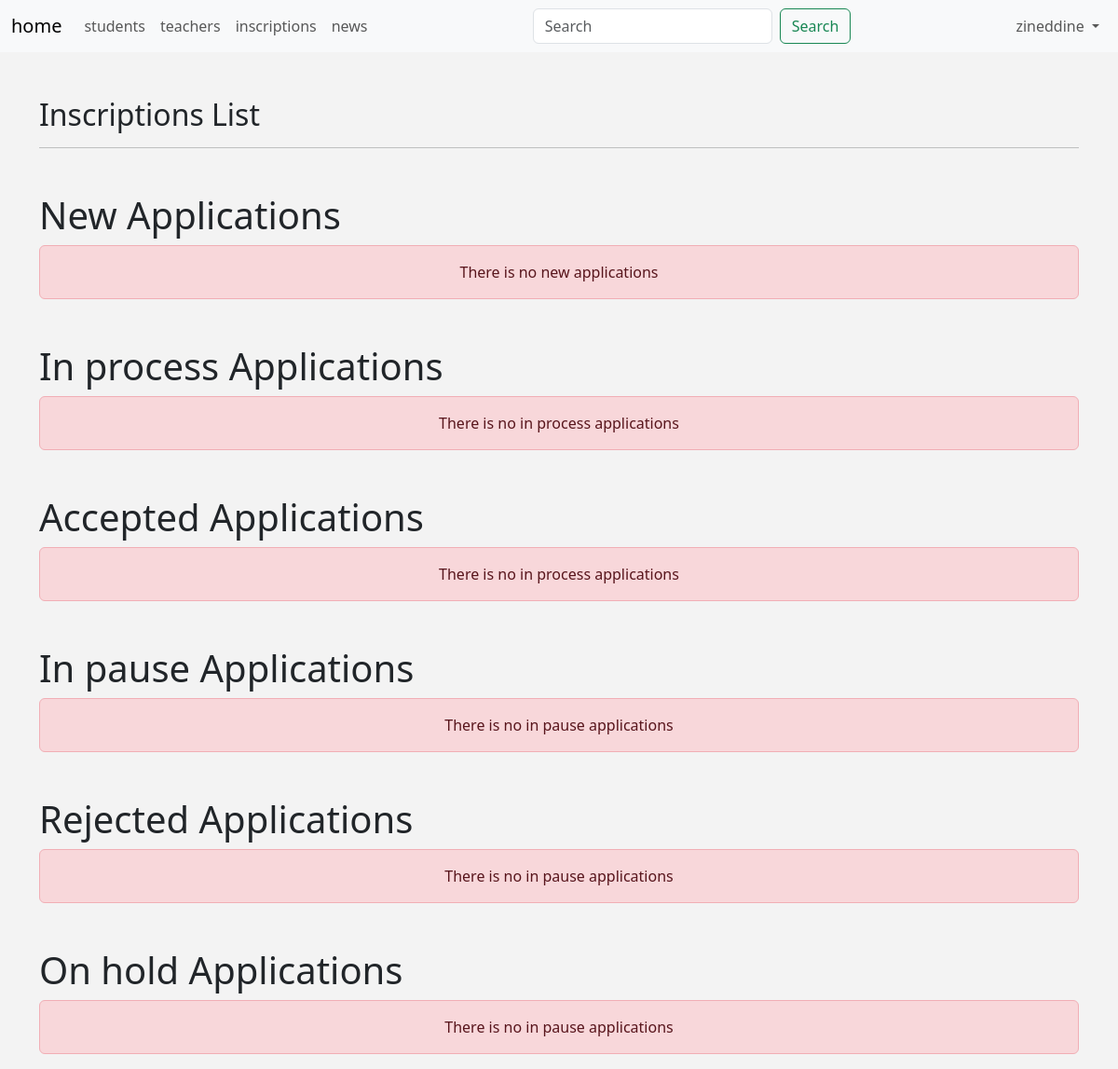
Page /admin/inscriptions.php (signed in) on the earlier database version.
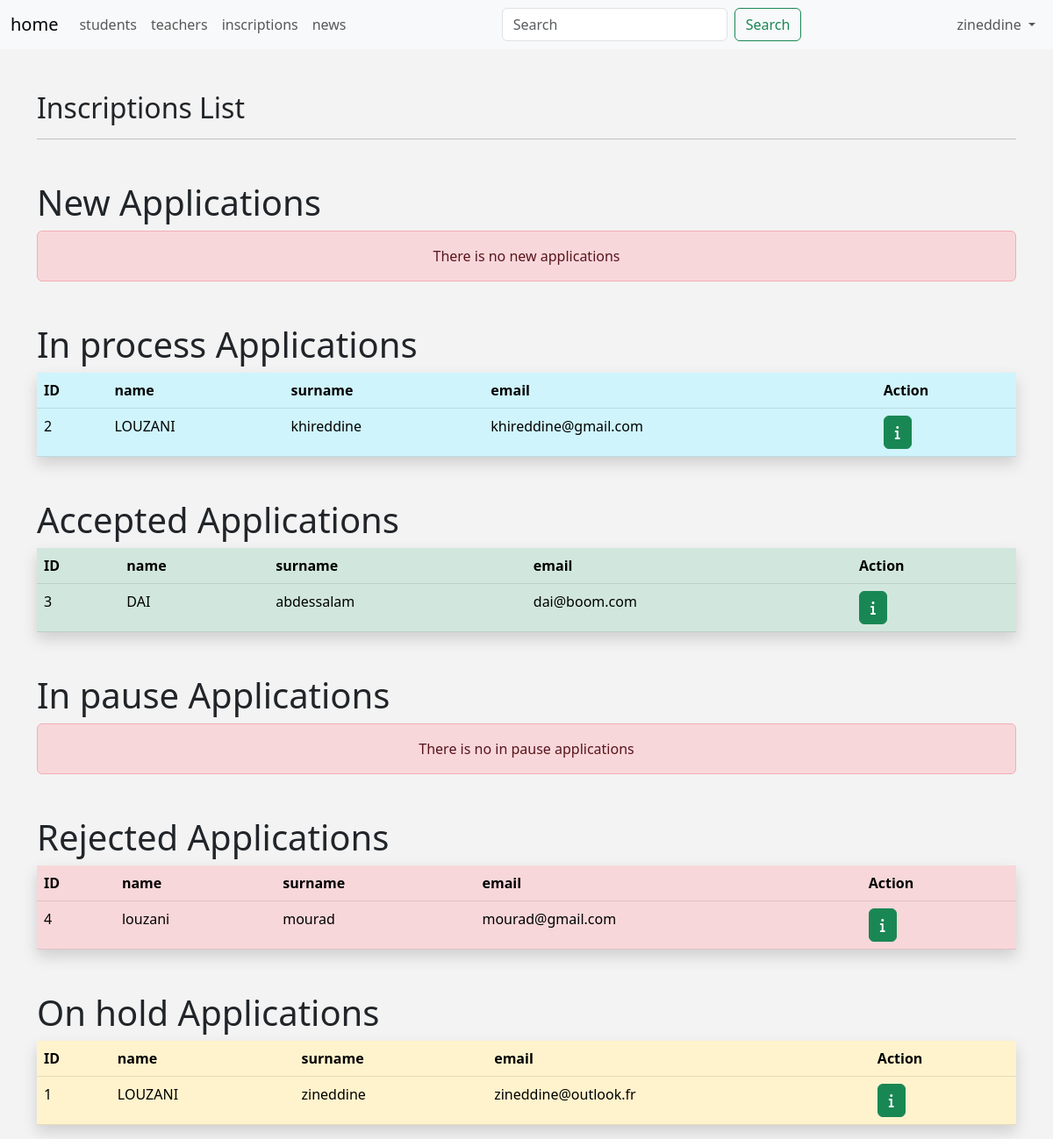
Same page on the later database version.
### tables this page shows
CREATE TABLE `Inscriptions` (
  `id` int(11) NOT NULL,
  `nom` varchar(50) NOT NULL,
  `prenom` varchar(50) NOT NULL,
  `email` varchar(255) NOT NULL,
  `date_naissance` date NOT NULL,
  `sexe` enum('F','M') NOT NULL,
  `telephone` varchar(20) NOT NULL,
  `statut_demande` enum('envoyee','en cours de traitement','en pause','acceptee','refusee','en attente') NOT NULL,
  `date` date NOT NULL DEFAULT current_timestamp(),
  `message_admin` text DEFAULT NULL,
  `photo` mediumblob DEFAULT NULL
);

### admin/includes/languages/english.php (called while the page is built)
<?php
    function lang($statement) {
        static $language = Array(
            'HOME'          => 'home',
            'STUDENTS'      => 'students',
            'TEACHERS'      => 'teachers',
            'INSCRIPTIONS'  => 'inscriptions',
            'NEWS'          => 'news',
            'LOGOUT'        => 'logout',
            'SETTINGS'      => 'settings',
            'EDIT-PROFILE'  => 'edit profile',
            'USERNAME'      => 'username',
            'PASSWORD'      => 'password',
            'EMAIL'         => 'email',
            'NAME'          => 'name',
            'SURNAME'       => 'surname',
            'SAVE'          => 'save',
            'UPDATE'        => 'update',
            'BIRTHDATE'     => 'birth date',
            'STUDENT-NUMBER'=> 'student number',
            'STUDENT-DETAILS'=> 'student details',
            'TEACHER-DETAILS'=> 'teacher details',
            'SUBJECT'       => 'subject',
            'ACTION'        => 'action',
            'PHONE'         => 'Phone',
            'STATUS REGISTRATION'=> 'statut inscription'
        );
        return $language[$statement];
    };
?>

### admin/inscriptions.php (the view, shortened to what this page needs)
<?php
    if (isset($_SESSION['username'])) {
        include 'init.php';
        $stmt = $connection->query("SELECT * FROM Inscriptions WHERE statut_demande = 'envoyee'");
        $new_inscriptions = $stmt->fetchAll(PDO::FETCH_ASSOC);
        $stmt = $connection->query("SELECT * FROM Inscriptions WHERE statut_demande = 'en cours de traitement'");
        $in_process_inscriptions = $stmt->fetchAll(PDO::FETCH_ASSOC);
        $stmt = $connection->query("SELECT * FROM Inscriptions WHERE statut_demande = 'en pause'");
        $in_pause_inscriptions = $stmt->fetchAll(PDO::FETCH_ASSOC);
        $stmt = $connection->query("SELECT * FROM Inscriptions WHERE statut_demande = 'refusee'");
        $rejected_inscriptions = $stmt->fetchAll(PDO::FETCH_ASSOC);
        $stmt = $connection->query("SELECT * FROM Inscriptions WHERE statut_demande = 'en attente'");
        $on_hold_inscriptions = $stmt->fetchAll(PDO::FETCH_ASSOC);
        $stmt = $connection->query("SELECT * FROM Inscriptions WHERE statut_demande = 'acceptee'");
        $accpeted_inscriptions = $stmt->fetchAll(PDO::FETCH_ASSOC);
?>
<div class="container">
    <h2 class="mt-5">Inscriptions List</h2>
    <hr>
    <h1 class="mt-5">New Applications</h1>
    <?php if (empty($new_inscriptions)) { ?>
        <div class="alert alert-danger text-center">There is no new applications</div>
    <?php } ?>
    <h1 class="mt-5">In process Applications</h1>
    <?php if (empty($in_process_inscriptions)) { ?>
        <div class="alert alert-danger text-center">There is no in process applications</div>
    <?php } ?>
    <?php if (!empty($in_process_inscriptions)) { ?>
        <table class="table table-info shadow ">
        <thead>
        <tr>
            <th>ID</th>
            <th><?php echo lang("NAME")?></th>
            <th><?php echo lang("SURNAME")?></th>
            <th><?php echo lang("EMAIL")?></th>
            <th>Action</th>
        </tr>
        </thead>
        <tbody>
        <?php foreach ($in_process_inscriptions as $inscription) { ?>
            <tr>
                <td><?php echo $inscription['id']; ?></td>
                <td><?php echo $inscription['nom']; ?></td>
                <td><?php echo $inscription['prenom']; ?></td>
                <td><?php echo $inscription['email']; ?></td>
                <td><a href="manage-inscription.php?id=<?php echo $inscription['id']?>&state=in-process" class="btn btn-success"><i class="fa-solid fa-info"></i></a></td>
            </tr>
        <?php } ?>
        </tbody>
    </table>
    <?php } ?>
    <h1 class="mt-5">Accepted Applications</h1>
    <?php if (empty($accpeted_inscriptions)) { ?>
        <div class="alert alert-danger text-center">There is no in process applications</div>
    <?php } ?>
    <?php if (!empty($accpeted_inscriptions)) { ?>
        <table class="table table-success shadow">
        <thead>
        <tr>
            <th>ID</th>
            <th><?php echo lang("NAME")?></th>
            <th><?php echo lang("SURNAME")?></th>
            <th><?php echo lang("EMAIL")?></th>
            <th>Action</th>
        </tr>
        </thead>
        <tbody>
        <?php foreach ($accpeted_inscriptions as $inscription) { ?>
            <tr>
                <td><?php echo $inscription['id']; ?></td>
                <td><?php echo $inscription['nom']; ?></td>
                <td><?php echo $inscription['prenom']; ?></td>
                <td><?php echo $inscription['email']; ?></td>
                <td><a href="manage-inscription.php?id=<?php echo $inscription['id']?>&state=accepted" class="btn btn-success"><i class="fa-solid fa-info"></i></a></td>
            </tr>
        <?php } ?>
        </tbody>
    </table>
    <?php } ?>
    <h1 class="mt-5">In pause Applications</h1>
    <?php if (empty($in_pause_inscriptions)) { ?>
        <div class="alert alert-danger text-center">There is no in pause applications</div>
    <?php } ?>
    <h1 class="mt-5">Rejected Applications</h1>
    <?php if (empty($rejected_inscriptions)) { ?>
        <div class="alert alert-danger text-center">There is no in pause applications</div>
    <?php } ?>
    <?php if (!empty($rejected_inscriptions)) { ?>
    <table class="table table-danger shadow">
        <thead>
        <tr>
            <th>ID</th>
            <th><?php echo lang("NAME")?></th>
            <th><?php echo lang("SURNAME")?></th>
            <th><?php echo lang("EMAIL")?></th>
            <th>Action</th>
        </tr>
        </thead>
        <tbody>
        <?php foreach ($rejected_inscriptions as $inscription) { ?>
            <tr>
                <td><?php echo $inscription['id']; ?></td>
                <td><?php echo $inscription['nom']; ?></td>
                <td><?php echo $inscription['prenom']; ?></td>
                <td><?php echo $inscription['email']; ?></td>
                <td><a href="manage-inscription.php?id=<?php echo $inscription['id']?>&state=rejected" class="btn btn-success"><i class="fa-solid fa-info"></i></a></td>
            </tr>
        <?php } ?>
        </tbody>
    </table>
    <?php } ?>
    <h1 class="mt-5">On hold Applications</h1>
    <?php if (empty($on_hold_inscriptions)) { ?>
        <div class="alert alert-danger text-center">There is no in pause applications</div>
    <?php } ?>
    <?php if (!empty($on_hold_inscriptions)) { ?>
        <table class="table table-warning shadow">
            <thead>
            <tr>
                <th>ID</th>
                <th><?php echo lang("NAME")?></th>
                <th><?php echo lang("SURNAME")?></th>
                <th><?php echo lang("EMAIL")?></th>
                <th>Action</th>
            </tr>
            </thead>
            <tbody>
            <?php foreach ($on_hold_inscriptions as $inscription) { ?>
                <tr>
                    <td><?php echo $inscription['id']; ?></td>
                    <td><?php echo $inscription['nom']; ?></td>
                    <td><?php echo $inscription['prenom']; ?></td>
                    <td><?php echo $inscription['email']; ?></td>
                    <td><a href="manage-inscription.php?id=<?php echo $inscription['id']?>&state=on-hold" class="btn btn-success"><i class="fa-solid fa-info"></i></a></td>
                </tr>
            <?php } ?>
            </tbody>
        </table>
    <?php } ?>
</div>
<?php
        include $tpl . 'footer.php';
    } else {
        header('Location: index.php');
        exit();
    }
?>

### admin/includes/templates/header.php (shortened to what this page needs)
<!DOCTYPE html>
<html lang="en">
<head>
    <link href="https://cdn.jsdelivr.net/npm/bootstrap@5.3.0-alpha3/dist/css/bootstrap.min.css" rel="stylesheet"
>
    <link rel="stylesheet" href="https://cdnjs.cloudflare.com/ajax/libs/font-awesome/6.4.0/css/all.min.css"
 />
    <link rel="stylesheet" href="layout/css/backend.css">
    <link href="https://cdn.quilljs.com/1.3.6/quill.snow.css" rel="stylesheet">
    </head>
<body>

### admin/init.php (shortened to what this page needs)
<?php
    $tpl = "includes/templates/";
    $lang = "includes/languages/";
    include $lang . 'english.php';
    include $tpl . 'header.php';
   if (!isset($Navbar)) { include $tpl . 'navbar.php'; }

### admin/includes/templates/navbar.php (shortened to what this page needs)
<nav class="navbar navbar-expand-lg navbar-light bg-light">
    <div class="container-fluid">
        <a class="navbar-brand" href="#"><?php echo lang("HOME")?></a>
        <div class="collapse navbar-collapse" id="navbarSupportedContent">
            <ul class="navbar-nav me-auto mb-2 mb-lg-0">
                <li class="nav-item">
                    <a class="nav-link" href="students.php"><?php echo  lang("STUDENTS")?></a>
                </li>
                <li class="nav-item">
                    <a class="nav-link" href="teachers.php"><?php echo  lang("TEACHERS")?></a>
                </li>
                <li class="nav-item">
                    <a class="nav-link" href="inscriptions.php"><?php echo  lang("INSCRIPTIONS")?></a>
                </li>
                <li class="nav-item">
                    <a class="nav-link" href="news.php"><?php echo  lang("NEWS")?></a>
                </li>
            </ul>
            <form class="d-flex justify-content-center">
                <input class="form-control me-2" type="search" placeholder="Search" aria-label="Search">
                <button class="btn btn-outline-success" type="submit">Search</button>
            </form>
            <ul class="navbar-nav ms-auto mb-2 mb-lg-0">
                <li class="nav-item dropdown ms-auto">
                    <a class="nav-link dropdown-toggle" href="#" id="navbarDropdown" role="button" data-bs-toggle="dropdown" aria-expanded="false">
                        <?php echo $_SESSION['username']?>
                    </a>
                </li>
            </ul>
        </div>
    </div>
</nav>

### admin/includes/templates/footer.php (shortened to what this page needs)
    </body>
</html>

### admin/layout/css/backend.css (style rules this page uses)
body { background-color: #f3f3f3; }

Differences in the rows shown:
added inscriptions: id "2", nom "LOUZANI", prenom "khireddine", email "khireddine@gmail.com", shown under "In process Applications"
added inscriptions: id "3", nom "DAI", prenom "abdessalam", email "dai@boom.com", shown under "Accepted Applications"
added inscriptions: id "4", nom "louzani", prenom "mourad", email "mourad@gmail.com", shown under "Rejected Applications"
added inscriptions: id "1", nom "LOUZANI", prenom "zineddine", email "zineddine@outlook.fr", shown under "On hold Applications"
Other differences:
lang("NAME"): (not shown) → "name"
lang("SURNAME"): (not shown) → "surname"
lang("EMAIL"): (not shown) → "email"
text no longer shown: "There is no in process applications There is no in process applications There is no in pause applications There is no in pause applications"
text now shown: "ID Action ID Action ID Action ID Action"
